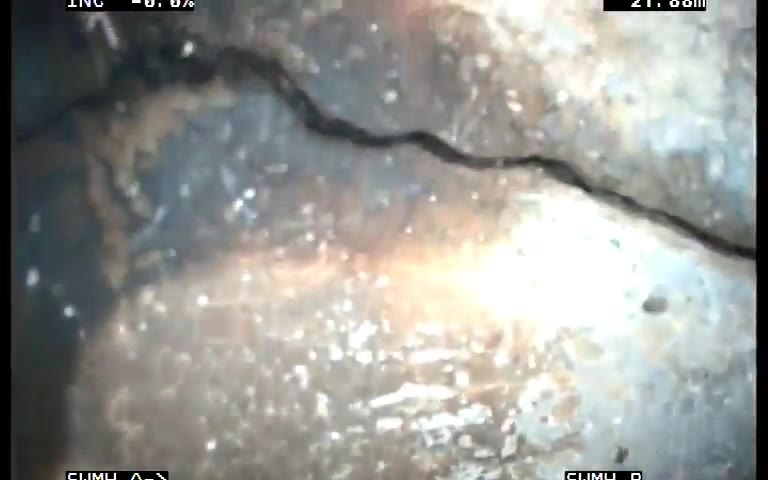
#> input picture models/object_detection/data/images/train/CCTV-00233.jpg, 768 x 480 px, found by its file name
$ python silmimg.py
#> lines starting #> are read from the running program, lines starting #| are printed output that depends on the picture
import os
import cv2
import glob
import numpy as np
import xml.etree.ElementTree as ET

img_dir = './models/object_detection/data/images/'
train_dir = 'train'
test_dir = 'test'
main_dir = [train_dir, test_dir]
for dir in main_dir:
    if not os.path.exists(f'{img_dir}/new{dir}'):
        os.mkdir(f'{img_dir}/new{dir}')
    for file in glob.glob(f'{img_dir}{dir}/*jpg'):
        filename = os.path.basename(file)
        print(filename)
        img = cv2.imread(f'{img_dir}{dir}/{filename}')
#> img is the input picture: shape (480, 768, 3); mean B, G, R 148.9, 153, 152.2
        size = img.shape
#> size = (480, 768, 3)
        height = int(size[1]/4)
#> height = 192
        width = int(size[0]/4)
#> width = 120
        print(height,width)
#| 192 120
        img_data = cv2.resize(img,(height,width))
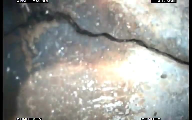
#> img_data: shape (120, 192, 3); mean B, G, R 149, 153.1, 152.3
        cv2.imwrite(f'{img_dir}/new{dir}/{filename}', img_data)
        #cv2.imshow('My Image', img_data)
        #cv2.waitKey(0)
        #cv2.destroyAllWindows()
    for file in glob.glob(f'{img_dir}{dir}/*xml'):
        filename = os.path.basename(file)
        print(filename)
        tree = ET.parse(f'{img_dir}{dir}/{filename}')
        root = tree.getroot()
        for size in root.findall('size'):
            new_width = int(int(size.find('width').text)/4)
            new_height = int(int(size.find('height').text)/4)
            size.find('width').text = str(new_width)
            size.find('height').text = str(new_height)
            print(new_width,new_height)
        for bndbox in root.iter('bndbox'):
            new_xmin = int(int(bndbox.find('xmin').text)/4)
            new_ymin = int(int(bndbox.find('ymin').text)/4)
            new_xmax = int(int(bndbox.find('xmax').text)/4)
            new_ymax = int(int(bndbox.find('ymax').text)/4)
            bndbox.find('xmin').text = str(new_xmin)
            bndbox.find('ymin').text = str(new_ymin)
            bndbox.find('xmax').text = str(new_xmax)
            bndbox.find('ymax').text = str(new_ymax)
            print(new_xmin,new_ymin,new_xmax,new_ymax)
        tree.write(f'{img_dir}/new{dir}/{filename}')
